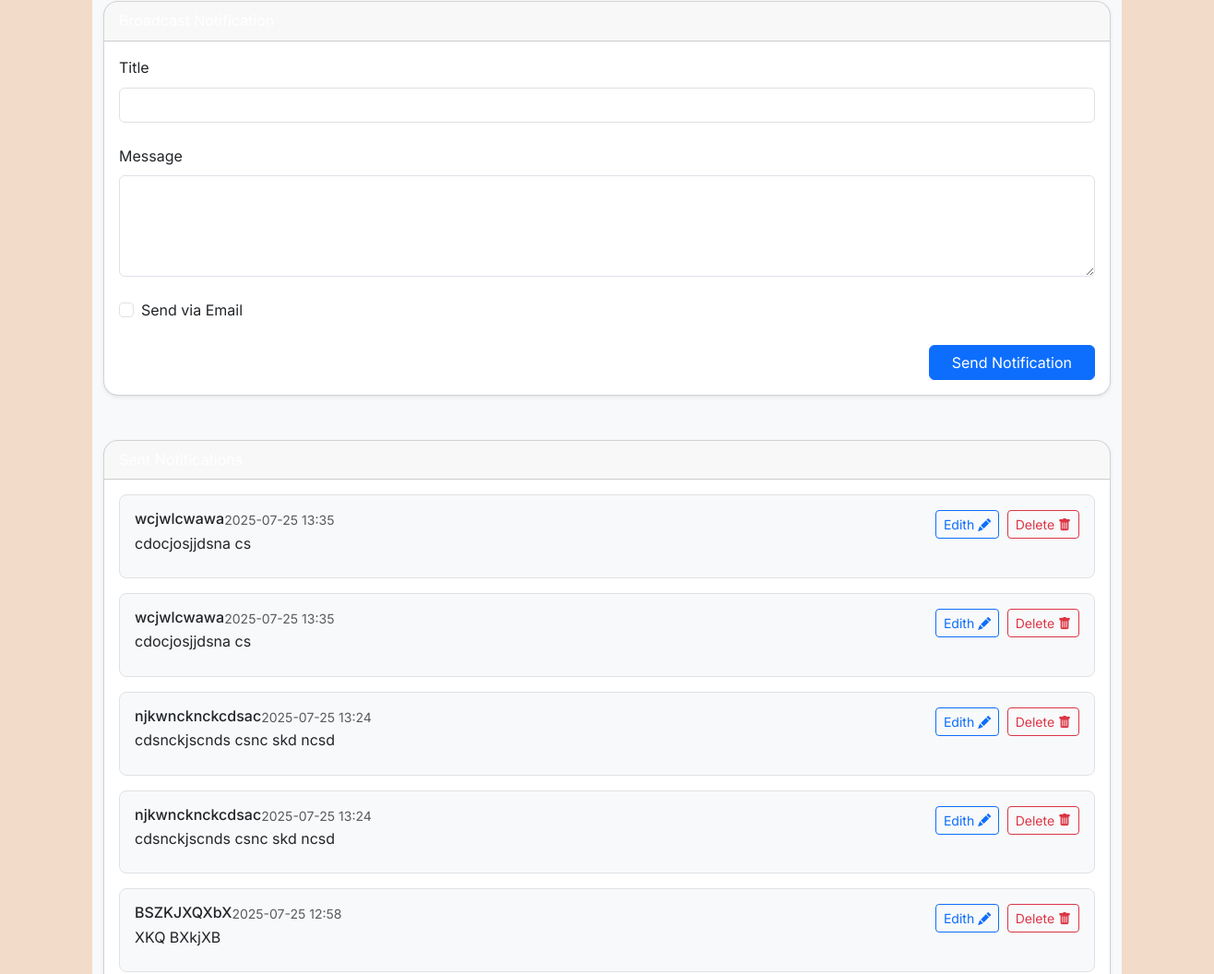
The app's page /admin/notifications (signed in, middle part), older data.
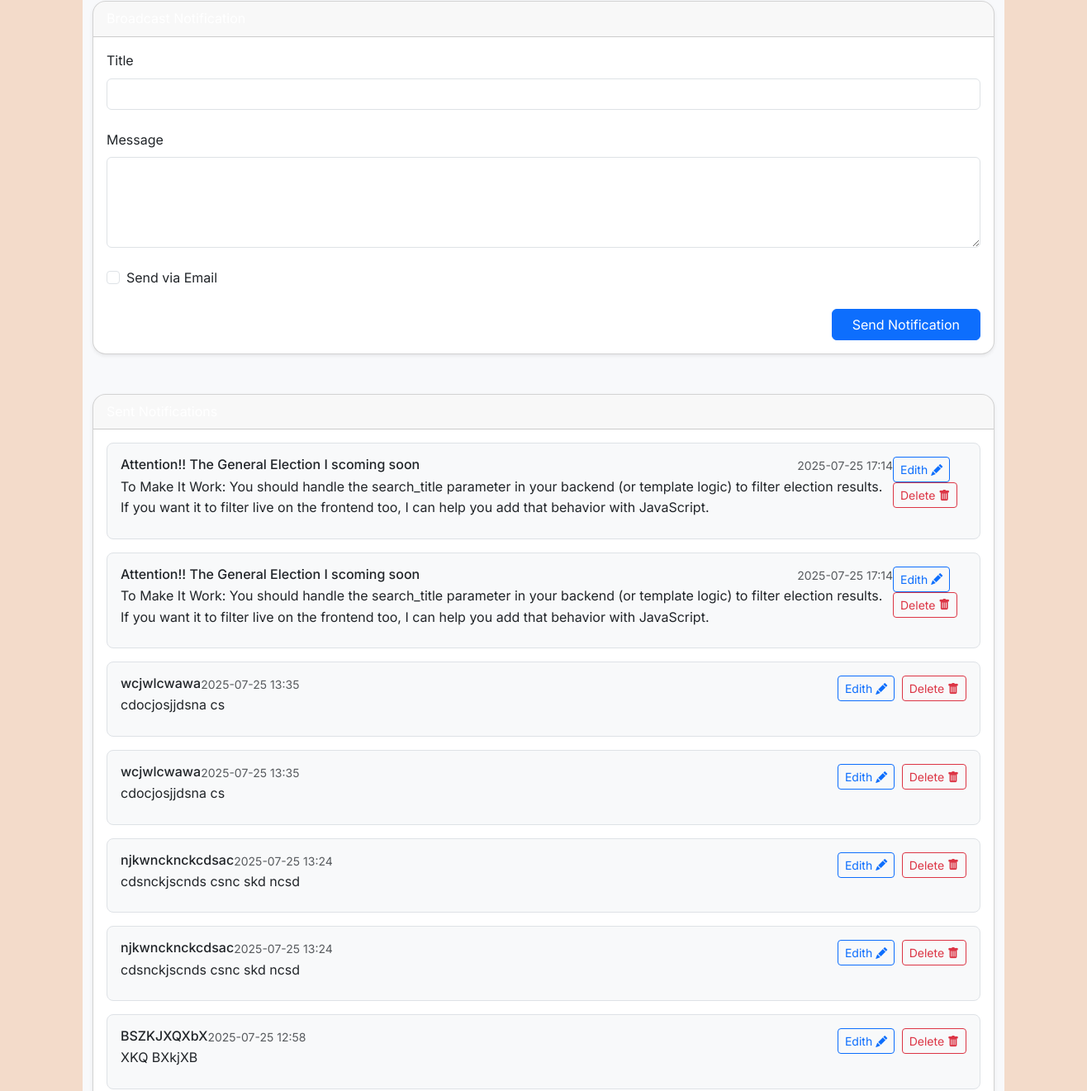
The same page, newer data.
### app/models.py (models this page shows, shortened)
class Notification(db.Model):
    __tablename__ = 'notifications'
    id = db.Column(db.Integer, primary_key=True)
    subject = db.Column(db.String(150), nullable=False)
    message = db.Column(db.Text, nullable=False)
    read = db.Column(db.Boolean, default=False)
    send_email = db.Column(db.Boolean, default=False)
    created_at = db.Column(db.DateTime, default=datetime.utcnow)
    user_id = db.Column(
        db.Integer,
        db.ForeignKey('users.id', name='fk_notifications_user_id_users'),
        nullable=False
    )
    user = db.relationship('User', backref='notifications')

### app/routes/web_auth.py (the view, shortened to what this page needs)
@admin_web_bp.route('/notifications', methods=['GET', 'POST'])
@login_required
def manage_notifications():
    if not current_user.is_superadmin:
        abort(403)
    form = NotificationForm()
    try:
        notifications = Notification.query.order_by(Notification.created_at.desc()).all()
        return render_template('admin/notifications.html', form=form, notifications=notifications)
    except Exception as e:
        db.session.rollback()
        flash(f"Error in notifications: {e}", "danger")
        return redirect(url_for('admin_web.manage_notifications'))

### app/forms/forms.py (shortened to what this page needs)
class NotificationForm(FlaskForm):
    title = StringField('Title', validators=[DataRequired()])
    id = HiddenField()
    message = TextAreaField('Message', validators=[DataRequired()])
    send_email = BooleanField('Send via Email')
    submit = SubmitField('Send Notification')

### app/routes/web_auth.py (called while the page is built)
@admin_web_bp.context_processor
def inject_notifications():
    if current_user.is_authenticated:
        unread_notifications = Notification.query.filter_by(user_id=current_user.id, read=False).order_by(Notification.created_at.desc()).all()
        return dict(unread_notifications=unread_notifications)
    return dict(unread_notifications=[])

### app/templates/admin/notifications.html (shortened to what this page needs)
{% extends "base.html" %}
{% block content %}
<div class="admin-dashboard-background py-5">
  <div class="container" data-aos="fade-up">
    <div class="card shadow-sm rounded-4 mb-5" data-aos="fade-right">
      <div class="card-header bg-gradient-primary text-white rounded-top-4">
      </div>
      <div class="card-body">
        <form method="POST">
          <div class="mb-4">
            {{ form.title.label(class="form-label") }}
            {{ form.title(class="form-control") }}
          </div>
          <div class="mb-4">
            {{ form.message.label(class="form-label") }}
            {{ form.message(class="form-control", rows=4) }}
          </div>
          <div class="form-check mb-4">
            {{ form.send_email(class="form-check-input") }}
            {{ form.send_email.label(class="form-check-label") }}
          </div>
          <div class="text-end">
            {{ form.submit(class="btn btn-primary px-4") }}
          </div>
        </form>
      </div>
    </div>
    <div class="card shadow-sm rounded-4" data-aos="fade-left">
      <div class="card-header bg-gradient-secondary text-white rounded-top-4">Sent Notifications</div>
      <div class="card-body">
        {% if notifications %}
          {% for n in notifications %}
          <div class="border rounded-3 p-3 mb-3 bg-light d-flex justify-content-between align-items-start"
               data-aos="zoom-in" data-aos-delay="{{ loop.index * 50 }}">
            <div>
              <div class="d-flex justify-content-between">
                <h6 class="mb-1">{{ n.subject }}</h6>
                <small class="text-muted">{{ n.created_at.strftime('%Y-%m-%d %H:%M') }}</small>
              </div>
              <p class="mb-2">{{ n.message }}</p>
            </div>
            <div class="action-buttons">
              <a href="{{ url_for('admin_web.edit_notification', notif_id=n.id) }}"
                 class="btn btn-sm btn-outline-primary me-1"> Edith
                <i class="bi bi-pencil-fill"></i>
              </a>
              <form method="POST"
                    action="{{ url_for('admin_web.delete_notification', notif_id=n.id) }}"
                    onsubmit="return confirm('Delete this notification?');">
                <button type="submit" class="btn btn-sm btn-outline-danger"> Delete
                  <i class="bi bi-trash-fill"></i>
                </button>
              </form>
            </div>
          </div>
          {% endfor %}
        {% else %}
          <p class="text-muted text-center">No notifications sent yet.</p>
        {% endif %}
      </div>
    </div>
  </div>
</div>
{% endblock %}

### app/templates/base.html (shortened to what this page needs)
<!DOCTYPE html>
<html lang="en" data-bs-theme="auto">
<head>
  <link rel="stylesheet" href="https://cdn.jsdelivr.net/npm/bootstrap@5.3.3/dist/css/bootstrap.min.css">
  <link rel="stylesheet" href="https://cdnjs.cloudflare.com/ajax/libs/font-awesome/6.5.0/css/all.min.css"/>
  <link rel="stylesheet" href="https://cdn.jsdelivr.net/npm/aos@2.3.4/dist/aos.css">
  <link rel="stylesheet" href="https://cdn.jsdelivr.net/npm/bootstrap-icons@1.10.5/font/bootstrap-icons.css">
  <link rel="stylesheet" href="{{ url_for('static', filename='styles.css') }}">
  <link href="https://cdn.jsdelivr.net/npm/bootstrap@5.3.0/dist/css/bootstrap.min.css" rel="stylesheet">
</head>
<body class="text-dark d-flex flex-column min-vh-100">
  <main class="container py-2 flex-grow-1">
    {% block content %}{% endblock %}
  </main>
</body>
</html>

### app/static/styles.css (style rules this page uses)
body { font-family: 'Segoe UI', Tahoma, Geneva, Verdana, sans-serif; background-color: #f8f9fa; margin: 0; padding: 0; }

### app/templates/base.html (style rules this page uses)
body { font-family: 'Inter', sans-serif; background-color: #F3DBCA; margin: 0; padding-bottom: 60px; line-height: 1.6; }
html, body { height: 100%; }

### app/templates/admin/notifications.html (style rules this page uses)
.admin-dashboard-background { background: #f8f9fb; min-height: 100vh; }
.card { border-radius: 0.75rem; }
.btn { transition: transform 0.2s, box-shadow 0.2s; }
.action-buttons form, .action-buttons a { display: inline-block; }

Row changes from the older to the newer data that the page shows:
added Notification: subject "Attention!! The General Election I scoming soon", created_at "2025-07-25 17:14", message "To Make It Work: You should handle the search_title parameter in your backend (or template logic) to filter election results. If you want it to filter live on the frontend too, I can help you add that behavior with JavaScript."
added Notification: subject "Attention!! The General Election I scoming soon", created_at "2025-07-25 17:14", message "To Make It Work: You should handle the search_title parameter in your backend (or template logic) to filter election results. If you want it to filter live on the frontend too, I can help you add that behavior with JavaScript."
